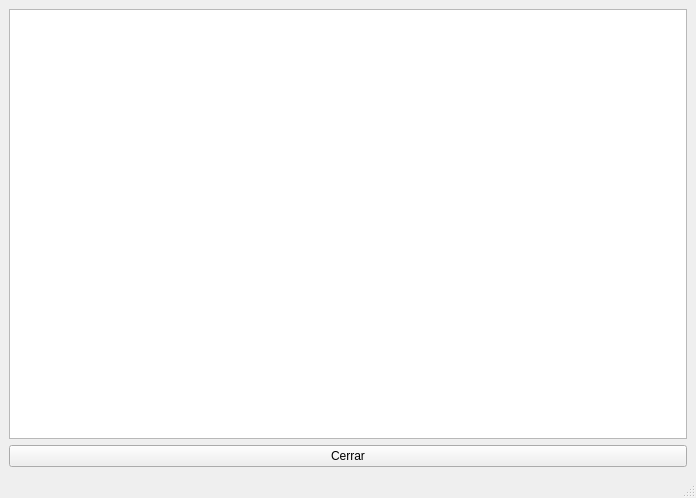
<?xml version="1.0" encoding="UTF-8"?>
<ui version="4.0">
 <class>logswindow</class>
 <widget class="QMainWindow" name="logswindow">
  <property name="geometry">
   <rect>
    <x>0</x>
    <y>0</y>
    <width>696</width>
    <height>498</height>
   </rect>
  </property>
  <property name="windowTitle">
   <string>logswindow</string>
  </property>
  <widget class="QWidget" name="centralwidget">
   <layout class="QGridLayout" name="gridLayout">
    <item row="0" column="0">
     <widget class="QPlainTextEdit" name="plainTextEdit">
      <property name="plainText">
       <string/>
      </property>
     </widget>
    </item>
    <item row="1" column="0">
     <widget class="QPushButton" name="closeButton">
      <property name="text">
       <string>Cerrar</string>
      </property>
     </widget>
    </item>
   </layout>
  </widget>
  <widget class="QMenuBar" name="menubar">
   <property name="geometry">
    <rect>
     <x>0</x>
     <y>0</y>
     <width>696</width>
     <height>33</height>
    </rect>
   </property>
  </widget>
  <widget class="QStatusBar" name="statusbar"/>
 </widget>
 <resources/>
 <connections/>
</ui>
